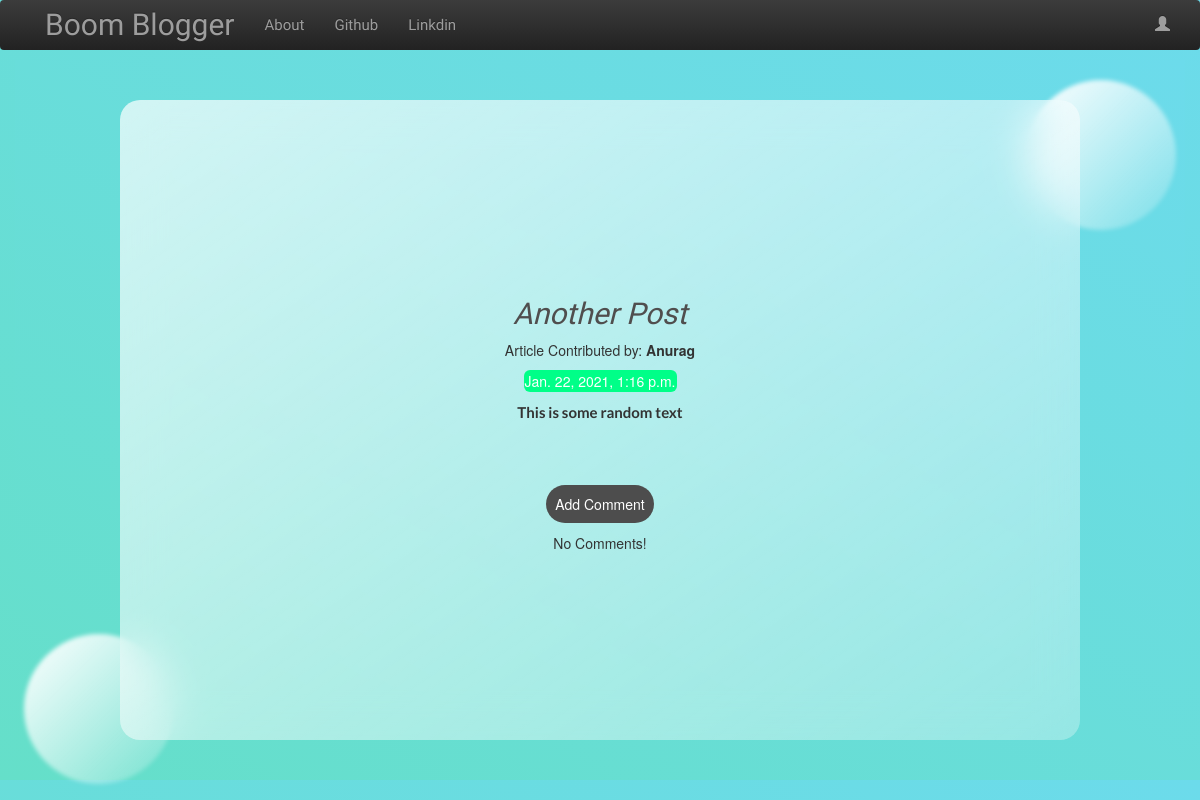
/post/6/, run on an earlier commit of the app's database.
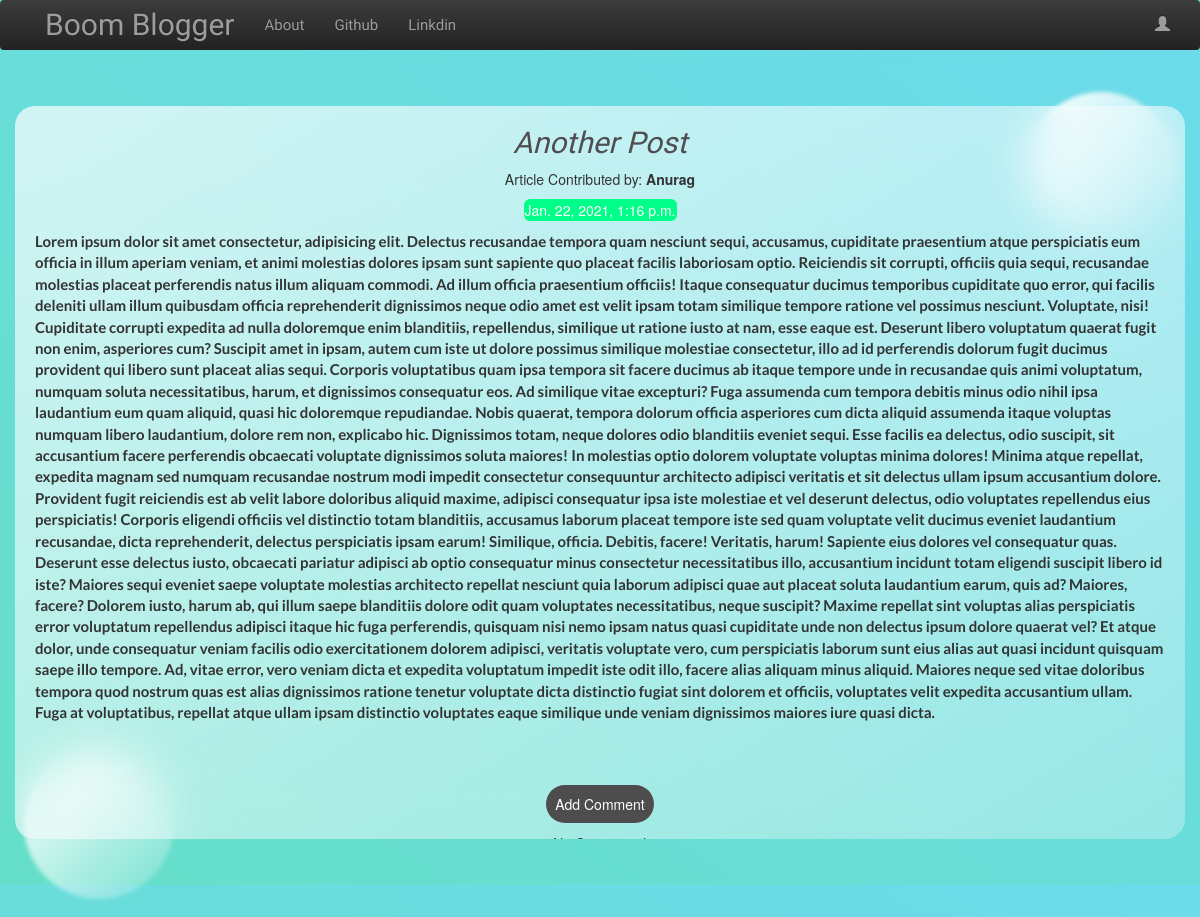
And on a later commit of the database.
### blog/models.py (models this page shows, shortened)
class Post(models.Model):
    author = models.ForeignKey("auth.User", on_delete=models.CASCADE)  # 1
    title = models.CharField(max_length=200)
    text = models.TextField()
    created_date = models.DateTimeField(default=timezone.now)
    published_date = models.DateTimeField(blank=True, null=True)  # 2

### blog/views.py (the view)
# urls.py: path("post/<int:pk>/", views.PostDetailView.as_view(), name="post_detail"),
class PostDetailView(DetailView):
    model = Post

### blog/templates/blog/post_detail.html (shortened to what this page needs)
{% extends 'blog/base.html' %}
{% block content %}
<div class="detail">
  <h1 class="posttitle loader">{{ post.title }}</h1>
  <p class="contributer">Article Contributed by: <b>{{ post.author.username }}</b></p>
  {% if post.published_date %}
  <div class="date postdate">
    {{ post.published_date }}
  </div>
  {% else %}
  <a href="{% url 'post_publish' pk=post.pk %}" class="btn btn-default">Publish</a>
  {% endif %}
  <p class="postcontent">{{ post.text|safe|linebreaksbr }}</p>
  <div class="comment-container">
    <a href="{% url 'add_comment_to_post' pk=post.pk %}" class="btn-comment">Add Comment</a>
    {% for comment in post.comments.all %}
    <br>
    {% if user.is_authenticated or comment.approved_comment %}
    {% if not comment.approved_comment %}
    <a href="{% url 'comment_remove' pk=comment.pk %}" class="btn btn-danger"><span
        class="glyphicon glyphicon-remove"></span></a>
    <a href="{% url 'comment_approve' pk=comment.pk %}" class="btn btn-info">
      <span class="glyphicon glyphicon-ok"></span>
    </a>
    {% endif %}
    <div class="organize">
      <p class="comment-author">{{ comment.author }} </p>
      <p class="date-comment">{{ comment.created_date }}</p>
    </div>
    <p class="comment-message">{{ comment.text|safe|linebreaks }}</p>
    {% endif %}
    {% empty %}
    <p>No Comments!</p>
    {% endfor %}
  </div>
</div>
{% endblock content %}

What changed in the data, as far as the page shows it:
changed Post "Another Post": text "This is some random text" → "Lorem ipsum dolor sit amet consectetur, adipisicing elit. Delectus recusandae tempora quam nesciunt sequi, accusamus, cupiditate praesentium atque perspiciatis eum officia in illum aperiam veniam, et animi molestias dolores ipsam sunt sapiente quo placeat facilis laboriosam optio. Reiciendis sit corrupti, officiis quia sequi, recusandae molestias placeat perferendis natus illum aliquam commodi. Ad illum officia praesentium officiis! Itaque consequatur ducimus temporibus cupiditate quo error, qui facilis deleniti ullam illum quibusdam officia reprehenderit dignissimos neque odio amet est velit ipsam totam similique tempore ratione vel possimus nesciunt. Voluptate, nisi! Cupiditate corrupti…"
